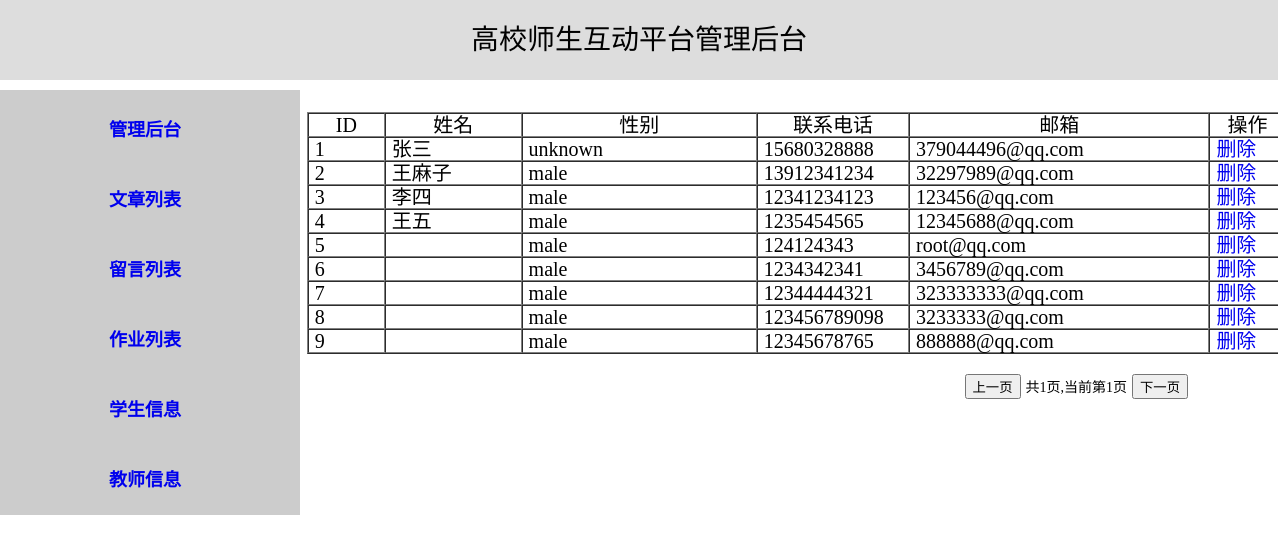
The app's page /manage/student.php with its own data.
### tables this page shows
CREATE TABLE `tb_student` (
  `student_id` int(10) NOT NULL AUTO_INCREMENT,
  `account` char(20) DEFAULT NULL,
  `password` char(255) DEFAULT NULL,
  `chinese_name` varchar(255) DEFAULT NULL,
  `sex` varchar(255) DEFAULT NULL,
  `tel` varchar(255) DEFAULT NULL,
  `email` varchar(255) DEFAULT NULL,
  `remark` varchar(255) DEFAULT NULL,
  `count` int(5) DEFAULT '0',
  `head_pic` varchar(100) DEFAULT NULL,
  PRIMARY KEY (`student_id`)
);

### sys/connect.class.php (called while the page is built, shortened)
<?php
	class connect{
		private $con;
		public function __construct(){
			$this->con = mysqli_connect(HOST,USERNAME,PASSWORD,DB);
			mysqli_query($this->con, "set character set 'utf8'");
			mysqli_query($this->con, "set names 'utf8'");
		}
		public function select($tablename,$where_column=null,$where=null,$order_by=null,$sort=null,$start=null,$limit=null){
			mysqli_query($this->con, "set character set 'utf8'");
			mysqli_query($this->con, "set names 'utf8'");
			if($where_column == null && $where == null && $start == null && $limit == null && $order_by == null && $sort ==null){
				$query = "SELECT * FROM $tablename";
			}else if($where_column != null && $where != null && $start != null && $limit != null && $order_by != null && $sort != null){
				$query = "SELECT * FROM $tablename WHERE $where_column='".$where."' ORDER BY $order_by $sort LIMIT $start,$limit ";
			}else if($where_column != null && $where != null && $start != null && $limit != null){
				$query = "SELECT * FROM $tablename WHERE $where_column='".$where."' LIMIT $start,$limit";
			}else if($where_column != null && $where != null && $order_by != null && $sort != null){
				$query = "SELECT * FROM $tablename WHERE $where_column='".$where."' $order_by $sort ";
			}else if($where_column != null && $where != null){
				$query = "SELECT * FROM $tablename WHERE $where_column='".$where."' ";
			}else if($start != null && $limit != null){
				$query = "SELECT * FROM $tablename LIMIT $start,$limit";
			}else if($order_by != null && $sort != null){
				$query = "SELECT * FROM $tablename ORDER BY $order_by $sort";
			}
			$result = mysqli_query($this->con,$query);
			$arr_length = mysqli_affected_rows($this->con);
			$row = array();
			for($i=0;$i<$arr_length;$i++){
				$row[] = mysqli_fetch_assoc($result);
			}
			return $row;
		}
		public function num_rows($tablename){
			$query = "SELECT COUNT(*) FROM $tablename";
			$result = mysqli_query($this->con,$query);
			$num_rows = mysqli_fetch_array($result);
			return $num_rows[0];
		}
	}
?>

### public/manage/student.php (the view, shortened to what this page needs)
<?php
	require_once('../../sys/connect.class.php');
?>
<!doctype html>
<html>
	<head>
		<link rel="stylesheet" href="../css/manage.css" type="text/css">
	</head>
	<body>
		<div id="header">高校师生互动平台管理后台</div>
		<div id="row">
			<div id="side">
				<ul>
					<li><a href="welcome.php">管理后台</a></li>
					<li><a href="audit.php">文章列表</a></li>
					<li><a href="message.php">留言列表</a></li>
					<li><a href="homework.php">作业列表</a></li>
					<li><a href="javascript:void(0);">学生信息</a></li>
					<li><a href="teacher.php">教师信息</a></li>
				</ul>
			</div>
		</div>
		<div id="content-side">
			<div id="audit" class="show">
				<table border="1" width="980" height="60" cellspacing="0" cellpadding="6">
					<thead>
						<tr>
							<td>ID</td>
							<td>姓名</td>
							<td>性别</td>
							<td>联系电话</td>
							<td>邮箱</td>
							<td>操作</td>
						</tr>
					</thead>
					<tbody>
						<?php
							$flag = false;
							if(isset($_GET['page'])){
								$page = $_GET['page'];
							}else{
								$page = 1;
							}
							if(!$flag){
								$con = new connect();
								$num_rows = $con->num_rows('tb_student');
								if($num_rows > 1){
									$total_page = ceil($num_rows/10);
									if($page > $total_page) {
										$page = $total_page;
										$limit = ($page-1)*10;
									}else{
										$limit = ($page-1)*10;
									}
									$result = $con->select('tb_student','','','','',"$limit",'10');
								}
							}
							foreach($result as $key=>$row){
								echo "<tr>";
								echo "<td width='160' align='left'>".$row['student_id']."</td>";
								echo "<td width='360' align='left'>".$row['chinese_name']."</td>";
								echo "<td width='560' align='left'>".$row['sex']."</td>";
								echo "<td width='180' align='left'>".$row['tel']."</td>";
								echo "<td width='560' align='left'>".$row['email']."</td>";
								echo "<td width='160' align='left'><a href='javascript:void(0);' onclick='del(this);'>删除</a></td>";
								echo "</tr>";
							}
						?>
					</tbody>
				</table>
				<div id="page">
					<button type="bottom" id="last-page" onclick="prev();">上一页</button>
					<p>共<?php echo $total_page; ?>页,当前第<?php echo $page; ?>页</p>
					<button type="bottom" id="first-page" onclick="next();">下一页</button>
				</div>
			</div>
		</div>

### public/css/manage.css (style rules this page uses)
body { margin: 0; padding:0; font-size:12px; color:#000000; }
ul { list-style-type:none; }
a { text-decoration:none; }
#header { background-color:#ddd; width:100%; height:80px; font-size:28px; text-align:center; line-height:80px; }
#row { width:300px; height:548px; position:relative; margin-top:10px; }
#side { margin:auto 0 auto 0; width:300px; height:auto; background-color:#ccc; position:absolute; }
#side>ul { height:auto; text-align:center; margin-left:-50px; margin-top:5px; margin-bottom:5px; }
#side>ul>li { height:60px; line-height:60px; margin-top:10px; }
#side>ul>li>a { display:block; font-size:18px; font-weight:600; width:100%; height:60px; }
#content-side { position:absolute; right:0; top:112px; width:76%; height:500px; text-align:center; font-size:20px; line-height:10px; }
.show { display:block; }
#page { position:absolute; right:90px; margin-top:20px; }
#page p { display:inline; font-size:14px; }

### records on screen
tb_student: student_id "1", chinese_name "张三", sex "unknown", tel "15680328888", email "379044496@qq.com"
tb_student: student_id "2", chinese_name "王麻子", sex "male", tel "13912341234", email "32297989@qq.com"
tb_student: student_id "3", chinese_name "李四", sex "male", tel "12341234123", email "123456@qq.com"
tb_student: student_id "4", chinese_name "王五", sex "male", tel "1235454565", email "12345688@qq.com"
tb_student: student_id "5", sex "male", tel "124124343", email "root@qq.com"
tb_student: student_id "6", sex "male", tel "1234342341", email "3456789@qq.com"
tb_student: student_id "7", sex "male", tel "12344444321", email "323333333@qq.com"
tb_student: student_id "8", sex "male", tel "123456789098", email "3233333@qq.com"
tb_student: student_id "9", sex "male", tel "12345678765", email "888888@qq.com"

### other values on screen
$total_page "1"
$page "1"
